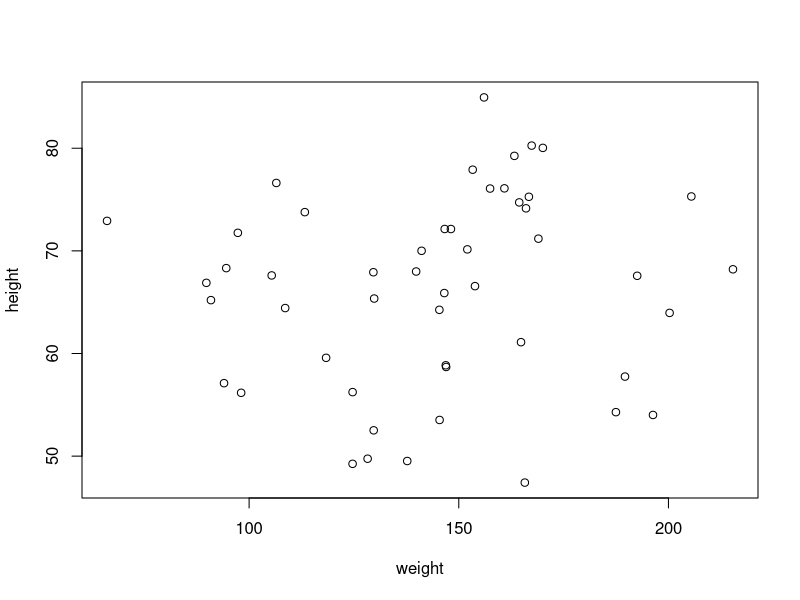
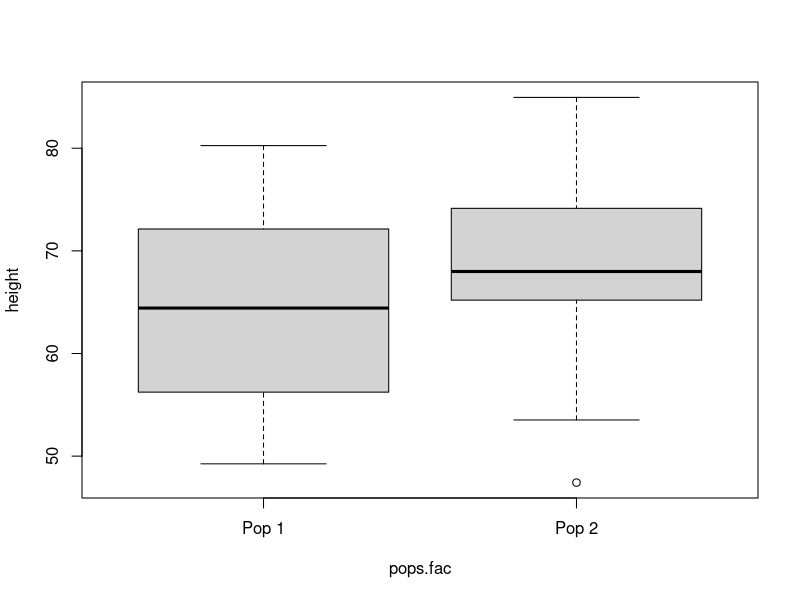
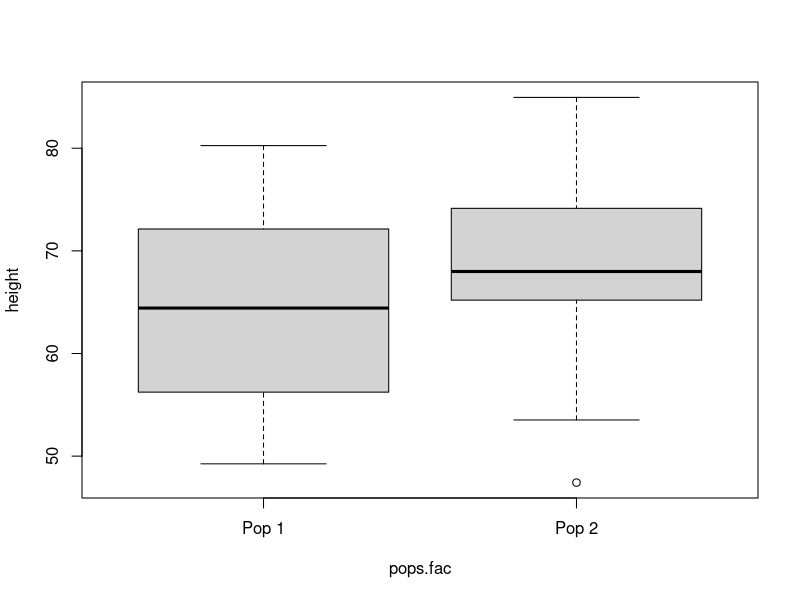
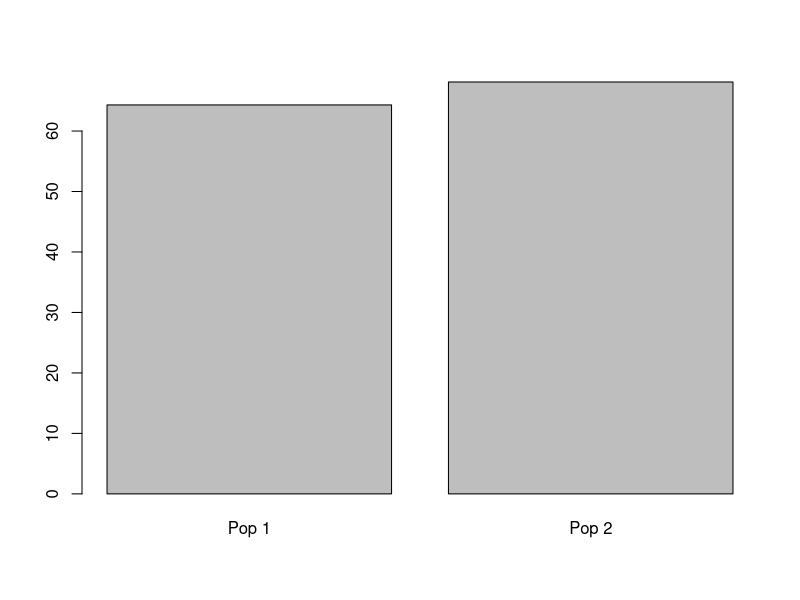
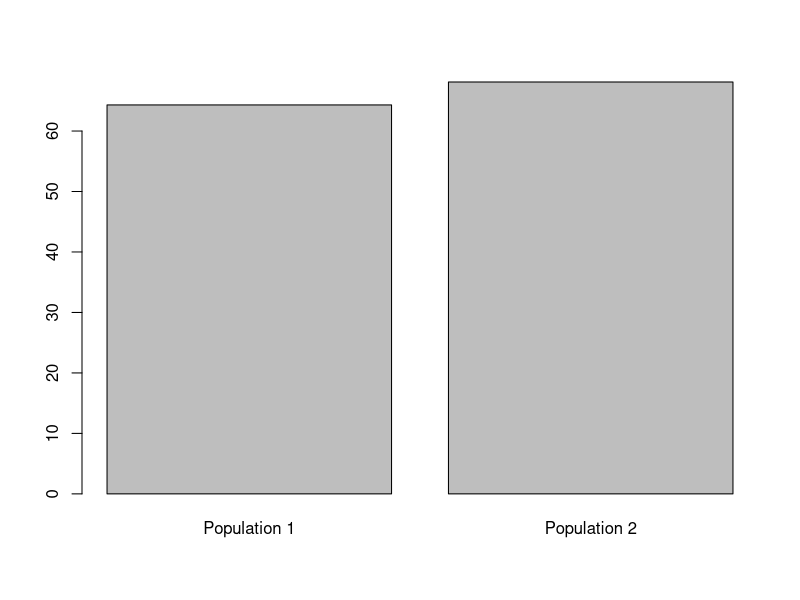
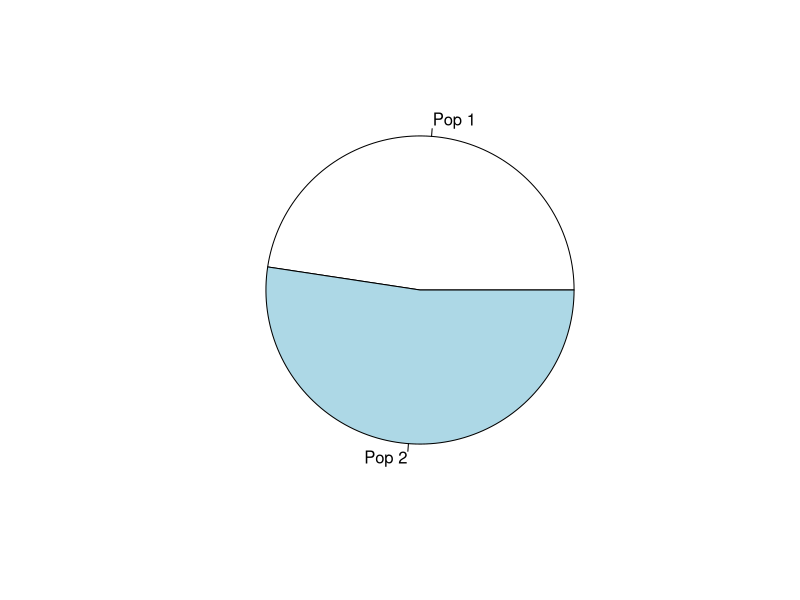
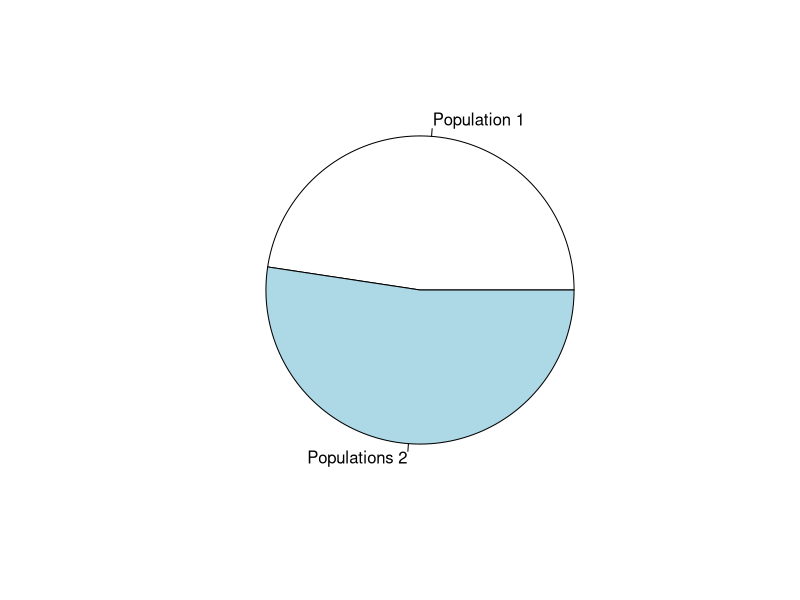
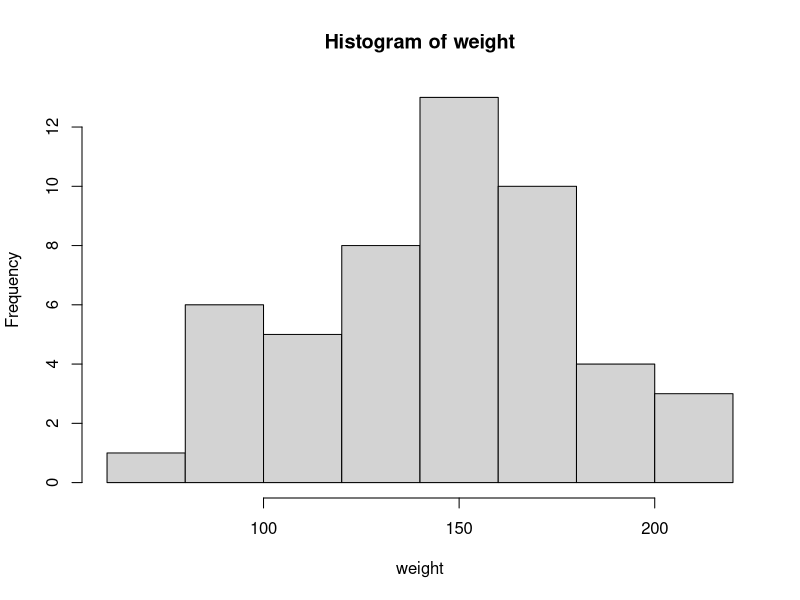

Here is the R script that generated these plots, in order:
## ---- chunk 1
#the function rep repeats a vector
#below we repeat the vector c("Pop 1", "Pop 2") 25 times
pops <- rep(c("Pop 1", "Pop 2"), 25)

#converts the data to a categorical variable
pops.fac <- factor(pops) 

#view the data
pops
pops.fac #compare the output from pops

#set the random number generator value so we all generate the same "random"" numbers
set.seed(340)  
#create some fake data
#the function rnorm returns 50 random values from
#a normal distribution with a mean of 66 and 
#standard deviation of 10
height <- rnorm(50, 66, 10)
height
#create 50 values for a normal distribution with
#a mean of 150 and standard deviation of 30
weight <- rnorm(50, 150, 30)
weight
## ---- chunk 2
plot(height~weight) 
## ---- chunk 3
plot(height~pops.fac) 
boxplot(height~pops.fac) #same as the above plot
## ---- chunk 4
#Calculate the means
pop.mean.heights <- tapply(height, pops.fac, mean)
pop.mean.heights
#Plot the means
barplot(pop.mean.heights)
## ---- chunk 5
#Calculate the sd
pop.sd.heights <- tapply(height, pops.fac, sd)
pop.sd.heights
## ---- chunk 6
barplot(pop.mean.heights, names.arg = c("Population 1", "Population 2"))
## ---- chunk 7
pop.mean.weights <- tapply(weight, pops.fac, mean)
pie(pop.mean.weights)
## ---- chunk 8
pie(pop.mean.weights, label = c("Population 1", "Populations 2"))
## ---- chunk 9
hist(weight)
hist(weight, breaks = 4)
## ---- chunk 10
plot(height~weight, main = "My Sweet Graph", sub = "Created by Ben")
## ---- chunk 11
plot(height~weight, 
   main = "My Sweet Graph", 
   xlab = "Weight (mg)", 
   ylab = "Height (mm)")
## ---- chunk 12
plot(height~weight, 
   main = "My Sweet Graph", 
   xlab = "Weight (mg)",
   ylab = "Height (mm)",
   cex = 1.5, cex.axis = 1.5, cex.lab = 1.5, cex.main = 1.5)
## ---- chunk 13
plot(height~weight, 
   main = "My Sweet Graph", 
   xlab = "Weight (mg)",
   ylab = "Height (mm)",
   cex = 1.5, cex.axis = 1.5, cex.lab = 1.5, cex.main = 1.5,
   pch = 15, col = "goldenrod3")
## ---- chunk 14
plot(height~weight, 
   main = "My Sweet Graph", 
   xlab = "Weight (mg)",
   ylab = "Height (mm)",
   cex = 1.5, cex.axis = 1.5, cex.lab = 1.5, cex.main = 1.5,
   pch = 15, col = "goldenrod3",
   xlim = c(0,500), ylim = c(0,100))
